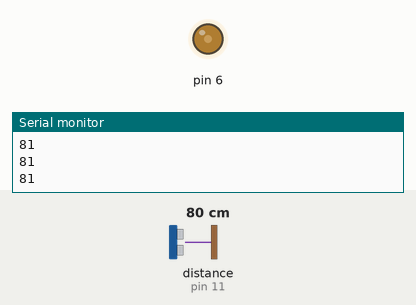
The sketch below on a simulated Arduino Uno, built with avr-gcc and run on an emulated ATmega328P. Shown: output pins drawn as LEDs (lit = HIGH), the last lines printed to the serial monitor. The test bench sets the inputs (shaded band); at power-on: distance to the obstacle (sensor on pin 11) 80 cm. The echo pulse lasts 58.3 µs per cm.

Above: at 1.2 s.
1.3 s: distance to the obstacle (sensor on pin 11) set to 2 cm
At 1.8 s:
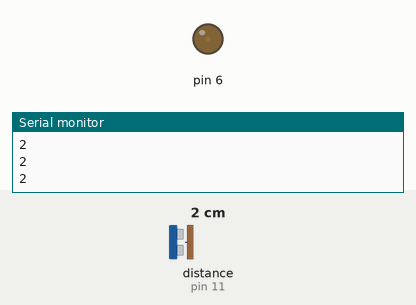
2.8 s: distance to the obstacle (sensor on pin 11) set to 250 cm
At 3.7 s:
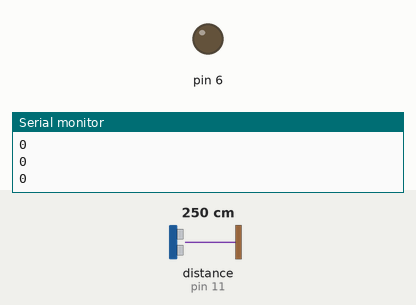
4.3 s: distance to the obstacle (sensor on pin 11) set to 204 cm
5.8 s: distance to the obstacle (sensor on pin 11) set to 196 cm
At 7.0 s:
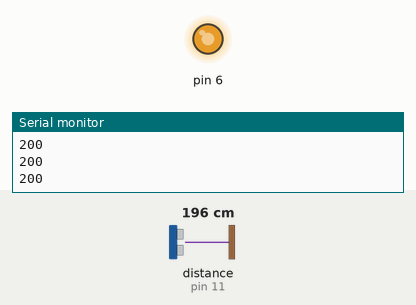
7.3 s: distance to the obstacle (sensor on pin 11) set to 299 cm
At 8.5 s:
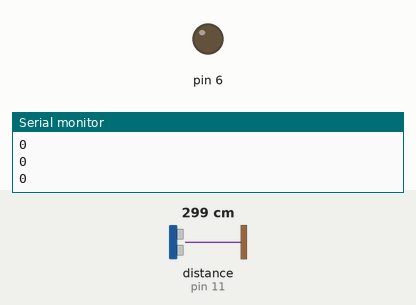
Timing chart, 0 to 9.8 s (numbered marks = the images above; inputs shaded):
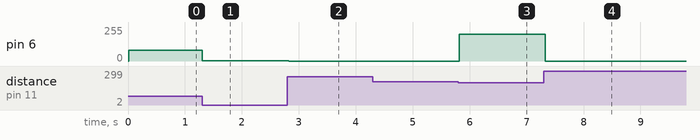

Measured:
- the behaviour switches between 201 and 200 cm on distance to the obstacle (sensor on pin 11) (found by bisection; images 2 and 3)
- after the input at 1.3 s, pin 6: 81/255 → 2/255 at once
- after the input at 2.8 s, pin 6: 2/255 → 0/255 at once
- after the input at 5.8 s, pin 6: 0/255 → 200/255 at once
- after the input at 7.3 s, pin 6: 200/255 → 0/255 at once

The sketch:

new_ping.ino
```cpp
#include <NewPing.h>
#define TRIGGER_PIN 10
#define ECHO_PIN 11
#define MAX_DISTANCE 200
int dist;
NewPing myHCSR04(TRIGGER_PIN, ECHO_PIN, MAX_DISTANCE);
void setup()
{
	Serial.begin(9600);
	pinMode(6, OUTPUT);
}

void loop()
{
	Serial.println(myHCSR04.ping_cm());
	dist = myHCSR04.ping_cm();
	analogWrite(6, dist);
}

int temp() {	if ((dist < 10) && (dist> 0))

	{
		digitalWrite(6, HIGH);
	}
	else
	{
		digitalWrite(6, LOW);
	}
}
```
